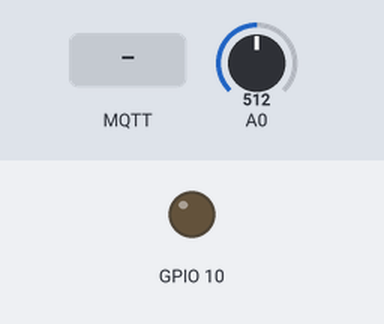
Bench run of a sketch on a simulated ESP8266 (NodeMCU). On the bench: output pins drawn as LEDs (lit = HIGH). Dashed ring = blinking. Inputs (shaded band) come from the test bench; at power-on: A0 = 512. WiFi joins after 1.5 s; servers stay silent unless stated; no MQTT or app messages arrive unless stated; what the sketch prints to the serial monitor is not drawn.

Above: at 3.0 s.
3.1 s: MQTT message "1" arrives on the first subscribed topic
At 10.1 s:
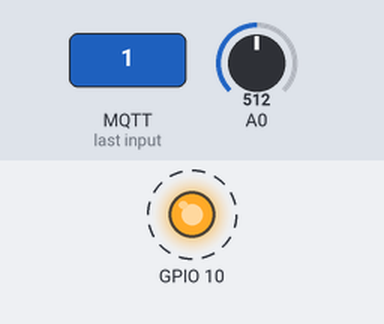
12.1 s: MQTT message "on" arrives on the first subscribed topic
21.5 s: MQTT message "off" arrives on the first subscribed topic
Timing chart, 0 to 32.1 s (numbered marks = the images above; inputs shaded):
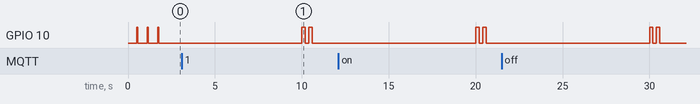

The sketch:

Main.ino
```cpp
/**
* this programm is the standard Uniboard programm.
* It publish the sensor Values of an analog sensor to a mqtt server.
*
* @author Benjamin Koderisch
* @version 1.0 17.11.17
*/

#include <ESP8266WiFi.h>
#include <PubSubClient.h>
#include <StatusLed.h>
#include <AnalogTemp.h>

#define wifi_ssid "SSID"
#define wifi_password "PW"
#define mqtt_server "SERVER-IP"
#define sensor_topic "sensorNode1/temperature"

// create objects
AnalogTemp tempSensor(0);
StatusLed statusLed(10);
WiFiClient espClient;
PubSubClient client(espClient);

// create local variables
long lastMsg = 0;
float temp = 0.0;
float hum = 0.0;
float diff = 1.0;

/**
* Function to connect to the WiFi.
*/
void setup_wifi() {
  delay(10);
  // We start by connecting to a WiFi network
  Serial.println();
  Serial.print("Connecting to ");
  Serial.println(wifi_ssid);

  WiFi.begin(wifi_ssid, wifi_password);

  while (WiFi.status() != WL_CONNECTED) {
    delay(500);
    Serial.print(".");
    statusLed.blink(1, 50);
  }

  Serial.println("");
  Serial.println("WiFi connected");
  Serial.println("IP address: ");
  Serial.println(WiFi.localIP());
}

/**
* Functions will be called when the connection is lost
*/
void reconnect() {
  // Loop until we're reconnected
  while (!client.connected()) {
    Serial.print("Attempting MQTT connection...");
    // Attempt to connect
    if (client.connect("ESP8266Client")) {
      Serial.println("connected");
      client.subscribe("#");
    } else {
      Serial.print("failed, rc=");
      Serial.print(client.state());
      Serial.println(" try again in 5 seconds");
      // blink 5 times very fast
      statusLed.blink(5, 50);
      // Wait 5 seconds before retrying
      delay(5000);
    }
  }
}

/**
* handle arrived messages
*
* @param topic describes the topic of the arrived message
* @param payload contains the data
* @param length amount of chars in the message
*/
void callback(char* topic, byte* payload, unsigned int length) {
  Serial.print("Message arrived [");
  Serial.print(topic);
  Serial.print("] ");
  for (int i=0;i<length;i++) {
    Serial.print((char)payload[i]);
  }
  Serial.println();
}

/**
* Fist function that is called by the program.
* Contains initialisations
*/
void setup() {
  Serial.begin(115200);
  setup_wifi();
  client.setServer(mqtt_server, 1883);
  client.setCallback(callback);
}

/**
* Main function that loops until death.
*/
void loop() {
  // make shure that the client is connected
  if (!client.connected()) {
    reconnect();
  }
  client.loop();

  // after 10 seconds
  long now = millis();
  if (now - lastMsg > 10000) {
    lastMsg = now;
    // read the analog temperature sensor
    float temp = tempSensor.readTemp();

    // publish the value of the temperature sensor
    client.publish(sensor_topic, String(temp).c_str(), true);
    // blink fast two times
    statusLed.blink(2,200);
  }
}
```
